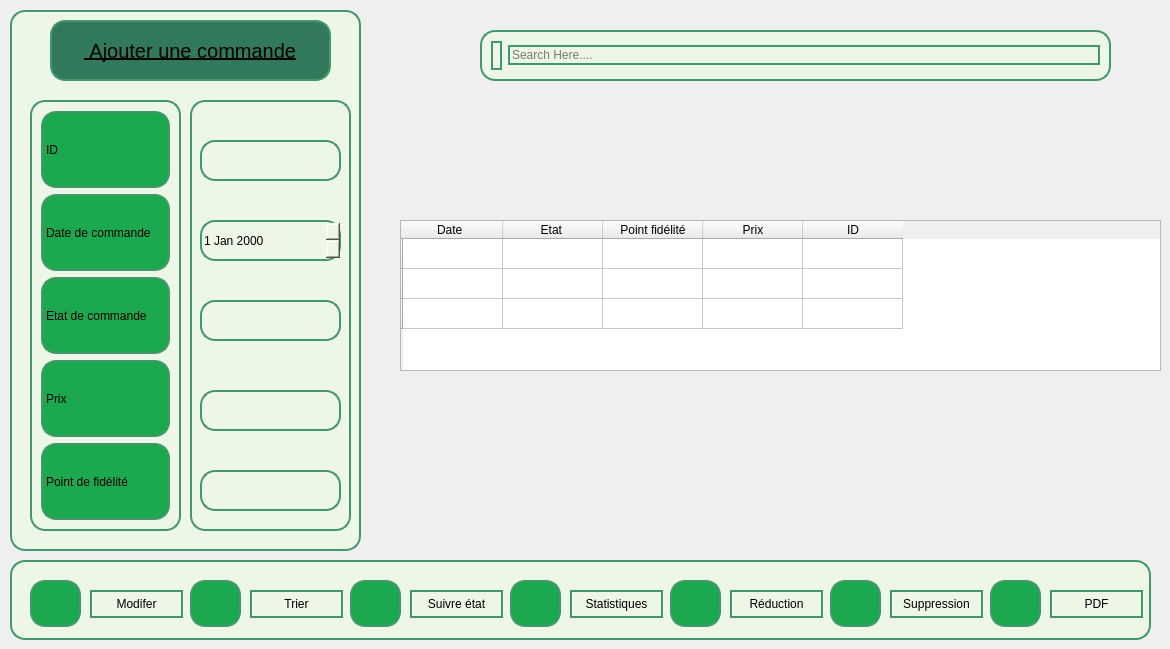
           <widget class="QWidget" name="page3_9">
            <widget class="QFrame" name="frame_230">
             <property name="geometry">
              <rect>
               <x>10</x>
               <y>10</y>
               <width>351</width>
               <height>541</height>
              </rect>
             </property>
             <property name="styleSheet">
              <string notr="true">background-color: #edf7e6;         /* Light green inside background */
border: 2px solid rgb(68, 150, 109); /* Green border */
border-radius: 15px;                /* Rounded corners with 15px radius */
</string>
             </property>
             <property name="frameShape">
              <enum>QFrame::Shape::NoFrame</enum>
             </property>
             <widget class="QPushButton" name="pushButton_370">
              <property name="geometry">
               <rect>
                <x>40</x>
                <y>10</y>
                <width>281</width>
                <height>61</height>
               </rect>
              </property>
              <property name="autoFillBackground">
               <bool>false</bool>
              </property>
              <property name="styleSheet">
               <string notr="true">
                                                           

                                                           
QPushButton {
    background-color: rgb(50, 120, 90); /* Darker green */
    color: black;
    
    font-size: 20px;
    text-decoration: underline;  /* Underlined text */
    line-height: 1.5;

    width: 200px;
    height: 40px;
    opacity: 0.65;
    text-align: center;
    
    border-style: solid;
}
</string>
              </property>
              <property name="text">
               <string> Ajouter une commande</string>
              </property>
              <property name="checkable">
               <bool>true</bool>
              </property>
             </widget>
             <widget class="QFrame" name="frame_231">
              <property name="geometry">
               <rect>
                <x>20</x>
                <y>90</y>
                <width>151</width>
                <height>431</height>
               </rect>
              </property>
              <property name="styleSheet">
               <string notr="true">background-color: #edf7e6;         /* Light green inside background */
border: 2px solid rgb(68, 150, 109); /* Green border */
border-radius: 15px;                /* Rounded corners with 15px radius */
</string>
              </property>
              <property name="frameShape">
               <enum>QFrame::Shape::NoFrame</enum>
              </property>
              <layout class="QVBoxLayout" name="verticalLayout_52">
               <item>
                <widget class="QLabel" name="label_850">
                 <property name="styleSheet">
                  <string notr="true">background-color: rgb(28, 168, 79);
</string>
                 </property>
                 <property name="text">
                  <string>ID</string>
                 </property>
                </widget>
               </item>
               <item>
                <widget class="QLabel" name="label_851">
                 <property name="styleSheet">
                  <string notr="true">background-color: rgb(28, 168, 79);
</string>
                 </property>
                 <property name="text">
                  <string>Date de commande</string>
                 </property>
                </widget>
               </item>
               <item>
                <widget class="QLabel" name="label_852">
                 <property name="styleSheet">
                  <string notr="true">background-color: rgb(28, 168, 79);</string>
                 </property>
                 <property name="text">
                  <string>Etat de commande</string>
                 </property>
                </widget>
               </item>
               <item>
                <widget class="QLabel" name="label_853">
                 <property name="styleSheet">
                  <string notr="true">background-color: rgb(28, 168, 79);</string>
                 </property>
                 <property name="text">
                  <string>Prix</string>
                 </property>
                </widget>
               </item>
               <item>
                <widget class="QLabel" name="label_854">
                 <property name="styleSheet">
                  <string notr="true">background-color: rgb(28, 168, 79);</string>
                 </property>
                 <property name="text">
                  <string>Point de fidélité</string>
                 </property>
                </widget>
               </item>
              </layout>
             </widget>
             <widget class="QFrame" name="frame_232">
              <property name="geometry">
               <rect>
                <x>180</x>
                <y>90</y>
                <width>161</width>
                <height>431</height>
               </rect>
              </property>
              <property name="styleSheet">
               <string notr="true">background-color: #edf7e6;         /* Light green inside background */
border: 2px solid rgb(68, 150, 109); /* Green border */
border-radius: 15px;                /* Rounded corners with 15px radius */
</string>
              </property>
              <property name="frameShape">
               <enum>QFrame::Shape::NoFrame</enum>
              </property>
              <widget class="QLineEdit" name="lineEdit_298">
               <property name="geometry">
                <rect>
                 <x>10</x>
                 <y>40</y>
                 <width>141</width>
                 <height>41</height>
                </rect>
               </property>
               <property name="styleSheet">
                <string notr="true">
background-color: #edf7e6;         /* Light green inside background */
border: 2px solid rgb(68, 150, 109); /* Green border */
border-radius: 15px;                /* Rounded corners with 15px radius */
</string>
               </property>
              </widget>
              <widget class="QLineEdit" name="lineEdit_299">
               <property name="geometry">
                <rect>
                 <x>10</x>
                 <y>370</y>
                 <width>141</width>
                 <height>41</height>
                </rect>
               </property>
               <property name="styleSheet">
                <string notr="true">
background-color: #edf7e6;         /* Light green inside background */
border: 2px solid rgb(68, 150, 109); /* Green border */
border-radius: 15px;                /* Rounded corners with 15px radius */
</string>
               </property>
              </widget>
              <widget class="QLineEdit" name="lineEdit_300">
               <property name="geometry">
                <rect>
                 <x>10</x>
                 <y>200</y>
                 <width>141</width>
                 <height>41</height>
                </rect>
               </property>
               <property name="styleSheet">
                <string notr="true">
background-color: #edf7e6;         /* Light green inside background */
border: 2px solid rgb(68, 150, 109); /* Green border */
border-radius: 15px;                /* Rounded corners with 15px radius */
</string>
               </property>
              </widget>
              <widget class="QLineEdit" name="lineEdit_301">
               <property name="geometry">
                <rect>
                 <x>10</x>
                 <y>290</y>
                 <width>141</width>
                 <height>41</height>
                </rect>
               </property>
               <property name="styleSheet">
                <string notr="true">
background-color: #edf7e6;         /* Light green inside background */
border: 2px solid rgb(68, 150, 109); /* Green border */
border-radius: 15px;                /* Rounded corners with 15px radius */
</string>
               </property>
              </widget>
              <widget class="QDateEdit" name="dateEdit_50">
               <property name="geometry">
                <rect>
                 <x>10</x>
                 <y>120</y>
                 <width>141</width>
                 <height>41</height>
                </rect>
               </property>
               <property name="styleSheet">
                <string notr="true">
background-color: #edf7e6;         /* Light green inside background */
border: 2px solid rgb(68, 150, 109); /* Green border */
border-radius: 15px;                /* Rounded corners with 15px radius */
</string>
               </property>
              </widget>
             </widget>
            </widget>
            <widget class="QFrame" name="frame_233">
             <property name="geometry">
              <rect>
               <x>480</x>
               <y>30</y>
               <width>631</width>
               <height>51</height>
              </rect>
             </property>
             <property name="styleSheet">
              <string notr="true">background-color: #edf7e6;         /* Light green inside background */
border: 2px solid rgb(68, 150, 109); /* Green border */
border-radius: 15px;                /* Rounded corners with 15px radius */
</string>
             </property>
             <property name="frameShape">
              <enum>QFrame::Shape::NoFrame</enum>
             </property>
             <layout class="QHBoxLayout" name="horizontalLayout_51">
              <item>
               <widget class="QLabel" name="label_855">
                <property name="text">
                 <string/>
                </property>
                <property name="pixmap">
                 <pixmap>:/newPrefix/search.svg</pixmap>
                </property>
               </widget>
              </item>
              <item>
               <widget class="QLineEdit" name="lineEdit_302">
                <property name="styleSheet">
                 <string notr="true">
background-color: #edf7e6;         /* Light green inside background */
border: 2px solid rgb(68, 150, 109); /* Green border */
border-radius: 15px;                /* Rounded corners with 15px radius */
</string>
                </property>
                <property name="text">
                 <string/>
                </property>
                <property name="placeholderText">
                 <string>Search Here....</string>
                </property>
               </widget>
              </item>
             </layout>
            </widget>
            <widget class="QFrame" name="frame_234">
             <property name="geometry">
              <rect>
               <x>10</x>
               <y>560</y>
               <width>1141</width>
               <height>80</height>
              </rect>
             </property>
             <property name="styleSheet">
              <string notr="true">background-color: #edf7e6;         /* Light green inside background */
border: 2px solid rgb(68, 150, 109); /* Green border */
border-radius: 15px;                /* Rounded corners with 15px radius */
</string>
             </property>
             <property name="frameShape">
              <enum>QFrame::Shape::NoFrame</enum>
             </property>
             <widget class="QPushButton" name="pushButton_371">
              <property name="geometry">
               <rect>
                <x>80</x>
                <y>30</y>
                <width>93</width>
                <height>28</height>
               </rect>
              </property>
              <property name="text">
               <string>Modifer</string>
              </property>
             </widget>
             <widget class="QLabel" name="label_856">
              <property name="geometry">
               <rect>
                <x>20</x>
                <y>20</y>
                <width>51</width>
                <height>47</height>
               </rect>
              </property>
              <property name="styleSheet">
               <string notr="true">background-color: rgb(28, 168, 79);
</string>
              </property>
              <property name="text">
               <string/>
              </property>
              <property name="pixmap">
               <pixmap>:/newPrefix/edit.svg</pixmap>
              </property>
             </widget>
             <widget class="QPushButton" name="pushButton_372">
              <property name="geometry">
               <rect>
                <x>240</x>
                <y>30</y>
                <width>93</width>
                <height>28</height>
               </rect>
              </property>
              <property name="text">
               <string>Trier</string>
              </property>
             </widget>
             <widget class="QLabel" name="label_857">
              <property name="geometry">
               <rect>
                <x>180</x>
                <y>20</y>
                <width>51</width>
                <height>47</height>
               </rect>
              </property>
              <property name="styleSheet">
               <string notr="true">background-color: rgb(28, 168, 79);
</string>
              </property>
              <property name="text">
               <string/>
              </property>
              <property name="pixmap">
               <pixmap>:/newPrefix/layers.svg</pixmap>
              </property>
             </widget>
             <widget class="QPushButton" name="pushButton_373">
              <property name="geometry">
               <rect>
                <x>400</x>
                <y>30</y>
                <width>93</width>
                <height>28</height>
               </rect>
              </property>
              <property name="text">
               <string>Suivre état</string>
              </property>
             </widget>
             <widget class="QLabel" name="label_858">
              <property name="geometry">
               <rect>
                <x>340</x>
                <y>20</y>
                <width>51</width>
                <height>47</height>
               </rect>
              </property>
              <property name="styleSheet">
               <string notr="true">background-color: rgb(28, 168, 79);
</string>
              </property>
              <property name="text">
               <string/>
              </property>
              <property name="pixmap">
               <pixmap>:/newPrefix/fast-forward.svg</pixmap>
              </property>
             </widget>
             <widget class="QLabel" name="label_859">
              <property name="geometry">
               <rect>
                <x>500</x>
                <y>20</y>
                <width>51</width>
                <height>47</height>
               </rect>
              </property>
              <property name="styleSheet">
               <string notr="true">background-color: rgb(28, 168, 79);
</string>
              </property>
              <property name="text">
               <string/>
              </property>
              <property name="pixmap">
               <pixmap>:/newPrefix/trending-up.svg</pixmap>
              </property>
             </widget>
             <widget class="QPushButton" name="pushButton_374">
              <property name="geometry">
               <rect>
                <x>560</x>
                <y>30</y>
                <width>93</width>
                <height>28</height>
               </rect>
              </property>
              <property name="text">
               <string>Statistiques</string>
              </property>
             </widget>
             <widget class="QLabel" name="label_860">
              <property name="geometry">
               <rect>
                <x>820</x>
                <y>20</y>
                <width>51</width>
                <height>47</height>
               </rect>
              </property>
              <property name="styleSheet">
               <string notr="true">background-color: rgb(28, 168, 79);
</string>
              </property>
              <property name="text">
               <string/>
              </property>
              <property name="pixmap">
               <pixmap>:/newPrefix/trash-2.svg</pixmap>
              </property>
             </widget>
             <widget class="QPushButton" name="pushButton_375">
              <property name="geometry">
               <rect>
                <x>880</x>
                <y>30</y>
                <width>93</width>
                <height>28</height>
               </rect>
              </property>
              <property name="text">
               <string>Suppression</string>
              </property>
             </widget>
             <widget class="QLabel" name="label_861">
              <property name="geometry">
               <rect>
                <x>980</x>
                <y>20</y>
                <width>51</width>
                <height>47</height>
               </rect>
              </property>
              <property name="styleSheet">
               <string notr="true">background-color: rgb(28, 168, 79);
</string>
              </property>
              <property name="text">
               <string/>
              </property>
              <property name="pixmap">
               <pixmap>:/newPrefix/file-plus.svg</pixmap>
              </property>
             </widget>
             <widget class="QPushButton" name="pushButton_376">
              <property name="geometry">
               <rect>
                <x>1040</x>
                <y>30</y>
                <width>93</width>
                <height>28</height>
               </rect>
              </property>
              <property name="text">
               <string>PDF</string>
              </property>
             </widget>
             <widget class="QLabel" name="label_862">
              <property name="geometry">
               <rect>
                <x>660</x>
                <y>20</y>
                <width>51</width>
                <height>47</height>
               </rect>
              </property>
              <property name="styleSheet">
               <string notr="true">background-color: rgb(28, 168, 79);
</string>
              </property>
              <property name="text">
               <string/>
              </property>
              <property name="pixmap">
               <pixmap>:/newPrefix/corner-right-down.svg</pixmap>
              </property>
             </widget>
             <widget class="QPushButton" name="pushButton_377">
              <property name="geometry">
               <rect>
                <x>720</x>
                <y>30</y>
                <width>93</width>
                <height>28</height>
               </rect>
              </property>
              <property name="text">
               <string>Réduction</string>
              </property>
             </widget>
            </widget>
            <widget class="QTableWidget" name="tableWidget_45">
             <property name="geometry">
              <rect>
               <x>400</x>
               <y>220</y>
               <width>761</width>
               <height>151</height>
              </rect>
             </property>
             <property name="styleSheet">
              <string notr="true">/*background-color: rgb(144, 238, 144);  /* Light green 
font-size: 20px;
line-height: 1.5;
width: 200px;
height: 40px;
opacity: 0.65;
text-align: center;
border-style: solid;
border-color: black;
border-width: 2px;
*/
QTableWidget::item {
    background-color: #c7dfb7;  /* Light green background */
    color: black;                           /* Black text color */
    font-size: 16px;                        /* Adjust font size */
    height: 25px;                           /* Adjust row height */
    padding: 4px;                           /* Padding to make rows compact */
    text-align: center;                     /* Align text in the center */
    border: 1px solid black;                /* Add a thin black border */
}

QHeaderView::section {
    background-color: lightgrey;            /* Background for header */
    padding: 5px;                           /* Padding in the header */
    border: 1px solid black;                /* Add border around header */
    text-align: center;                     /* Center align header text */
}
background-color: #edf7e6;         /* Light green inside background */
border: 2px solid rgb(68, 150, 109); /* Green border */
border-radius: 15px;                /* Rounded corners with 15px radius */
</string>
             </property>
             <row>
              <property name="text">
               <string/>
              </property>
             </row>
             <row>
              <property name="text">
               <string/>
              </property>
             </row>
             <row>
              <property name="text">
               <string/>
              </property>
             </row>
             <column>
              <property name="text">
               <string>Date  </string>
              </property>
             </column>
             <column>
              <property name="text">
               <string>Etat </string>
              </property>
             </column>
             <column>
              <property name="text">
               <string>Point fidélité</string>
              </property>
             </column>
             <column>
              <property name="text">
               <string>Prix</string>
              </property>
             </column>
             <column>
              <property name="text">
               <string>ID</string>
              </property>
             </column>
            </widget>
           </widget>
